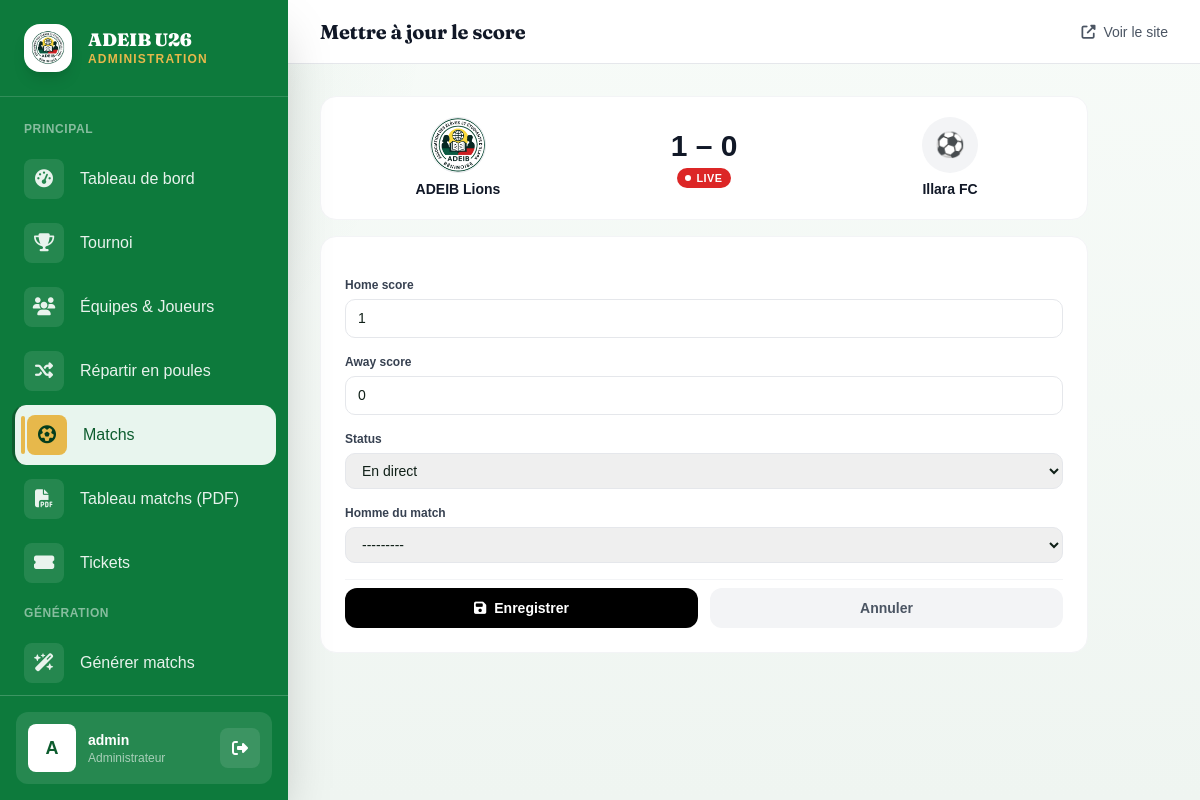
Screenshot of /admin-panel/matches/44/score/ (signed in) with the database file from the repository.
### tournament/models.py (models this page shows, shortened)
class Match(models.Model):
    PHASE_CHOICES = [
        ('GROUP', 'Phase de groupes'),
        ('QF', 'Quart de finale'),
        ('SF', 'Demi-finale'),
        ('3RD', 'Match 3e place'),
        ('FINAL', 'Finale'),
    ]
    STATUS_CHOICES = [
        ('SCHEDULED', 'Programmé'),
        ('LIVE', 'En direct'),
        ('FINISHED', 'Terminé'),
        ('CANCELLED', 'Annulé'),
    ]
    tournament = models.ForeignKey(Tournament, on_delete=models.CASCADE, related_name='matches')
    phase = models.CharField(max_length=10, choices=PHASE_CHOICES, default='GROUP')
    group = models.ForeignKey(Group, on_delete=models.SET_NULL, null=True, blank=True, related_name='matches')
    home_team = models.ForeignKey(Team, on_delete=models.CASCADE, related_name='home_matches')
    away_team = models.ForeignKey(Team, on_delete=models.CASCADE, related_name='away_matches')
    match_date = models.DateTimeField(null=True, blank=True)
    venue = models.CharField(max_length=200, blank=True, default='Stade Cup Legends')
    home_score = models.PositiveIntegerField(default=0)
    away_score = models.PositiveIntegerField(default=0)
    status = models.CharField(max_length=10, choices=STATUS_CHOICES, default='SCHEDULED')
    matchday = models.PositiveIntegerField(default=1)
    live_started_at = models.DateTimeField(null=True, blank=True)
    stream_url = models.URLField(blank=True, null=True, verbose_name='Lien de diffusion')
    stream_platform = models.CharField(
        max_length=10, choices=STREAM_PLATFORM_CHOICES, default='YOUTUBE',
        blank=True, verbose_name='Plateforme de diffusion',
    )
    man_of_the_match = models.ForeignKey(
        'Player', on_delete=models.SET_NULL, null=True, blank=True,
        related_name='motm_awards', verbose_name='Homme du match',
    )
    class Meta:
        verbose_name = 'Match'
        verbose_name_plural = 'Matchs'
        ordering = ['match_date']

class Team(models.Model):
    tournament = models.ForeignKey(Tournament, on_delete=models.CASCADE, related_name='teams')
    name = models.CharField(max_length=200)
    logo = models.ImageField(upload_to='teams/', blank=True, null=True)
    group = models.ForeignKey(Group, on_delete=models.SET_NULL, null=True, blank=True, related_name='teams')
    coach_name = models.CharField(max_length=200, blank=True, verbose_name='Entraîneur')
    president_name = models.CharField(max_length=200, blank=True, verbose_name='Président')
    qr_code = models.ImageField(upload_to='qrcodes/', blank=True, null=True)
    created_at = models.DateTimeField(auto_now_add=True)
    class Meta:
        verbose_name = 'Équipe'
        ordering = ['name']

### tournament/views.py (the view)
# urls.py: path('admin-panel/matches/<int:pk>/score/', views.admin_update_score, name='admin_update_score'),
@login_required
@user_passes_test(is_admin)
def admin_update_score(request, pk):
    match = get_object_or_404(Match, pk=pk)
    old_status = match.status
    if request.method == 'POST':
        form = ScoreUpdateForm(request.POST, instance=match)
        if form.is_valid():
            m = form.save(commit=False)
            if m.status == 'LIVE' and old_status != 'LIVE':
                m.live_started_at = timezone.now()
            m.save()
            if m.status == 'FINISHED':
                _update_standings(m)
                _check_predictions(m)
            messages.success(request, 'Score mis à jour.')
            return redirect('admin_matches')
    else:
        form = ScoreUpdateForm(instance=match)
    return render(request, 'admin_panel/score_form.html', {'form': form, 'match': match})

### tournament/forms.py
class ScoreUpdateForm(forms.ModelForm):
    class Meta:
        model = Match
        fields = ['home_score', 'away_score', 'status', 'man_of_the_match']
        widgets = {
            'home_score': forms.NumberInput(attrs={'min': 0}),
            'away_score': forms.NumberInput(attrs={'min': 0}),
        }
        labels = {
            'man_of_the_match': 'Homme du match',
        }
    def __init__(self, *args, **kwargs):
        super().__init__(*args, **kwargs)
        self.fields['man_of_the_match'].required = False
        if self.instance and self.instance.pk:
            self.fields['man_of_the_match'].queryset = Player.objects.filter(
                team__in=[self.instance.home_team, self.instance.away_team]
            )

### tournament/context_processors.py (called while the page is built)
def active_tournament(request):
    today = timezone.localdate()
    active = Tournament.objects.filter(is_active=True)
    tournament = active.filter(
        start_date__isnull=False,
        end_date__isnull=False,
        start_date__lte=today,
        end_date__gte=today,
    ).order_by('start_date').first()
    if tournament is None:
        tournament = active.filter(
            start_date__isnull=False,
            start_date__gte=today,
        ).order_by('start_date').first()
    if tournament is None:
        tournament = active.order_by('-start_date', '-id').first()
    return {'tournament': tournament}

### tournament/models.py (called while the page is built)
    def __str__(self):
        return f'{self.first_name} {self.last_name}'

### tournament/views.py (called while the page is built)
def is_admin(user):
    return user.is_staff or user.is_superuser

### templates/admin_panel/score_form.html (shortened to what this page needs)
{% extends 'admin_panel/base_admin.html' %}
{% block page_title %}Mettre à jour le score{% endblock %}
{% block content %}
<div class="w-full max-w-3xl">
  <div class="bg-white rounded-2xl border border-gray-100 p-5 mb-4">
    <div class="grid grid-cols-3 items-center gap-3 text-center">
      <div>
        {% if match.home_team.logo %}
        <img src="{{ match.home_team.logo.url }}" alt="{{ match.home_team.name }}" class="w-14 h-14 rounded-full object-cover border border-gray-200 mx-auto mb-2">
        {% else %}
        <div class="w-14 h-14 rounded-full bg-gray-100 flex items-center justify-center text-2xl mx-auto mb-2">⚽</div>
        {% endif %}
        <div class="font-black text-sm text-gray-900 leading-tight">{{ match.home_team.name }}</div>
      </div>
      <div>
        <div class="text-3xl font-black text-gray-900">{{ match.home_score }} – {{ match.away_score }}</div>
        <div class="text-xs text-gray-400 mt-1">
          {% if match.status == 'LIVE' %}<span class="live-pill"><span class="live-dot"></span>LIVE</span>
          {% elif match.status == 'FINISHED' %}<span class="text-black font-bold">Terminé</span>
          {% else %}<span>{{ match.get_status_display }}</span>{% endif %}
        </div>
      </div>
      <div>
        {% if match.away_team.logo %}
        <img src="{{ match.away_team.logo.url }}" alt="{{ match.away_team.name }}" class="w-14 h-14 rounded-full object-cover border border-gray-200 mx-auto mb-2">
        {% else %}
        <div class="w-14 h-14 rounded-full bg-gray-100 flex items-center justify-center text-2xl mx-auto mb-2">⚽</div>
        {% endif %}
        <div class="font-black text-sm text-gray-900 leading-tight">{{ match.away_team.name }}</div>
      </div>
    </div>
  </div>
  <div class="bg-white rounded-2xl border border-gray-100 p-6">
    <form method="post" class="space-y-4">
      {% for field in form %}
      <div>
        <label class="block text-xs font-bold text-gray-700 mb-1.5">{{ field.label }}</label>
        {{ field }}
      </div>
      {% endfor %}
      <div class="flex gap-3 pt-2 border-t border-gray-100">
        <button type="submit" class="flex-1 py-2.5 rounded-xl text-white text-sm font-bold bg-black">
          <i class="fas fa-save mr-2"></i>Enregistrer
        </button>
        <a href="{% url 'admin_matches' %}" class="flex-1 py-2.5 rounded-xl text-gray-600 text-sm font-bold text-center bg-gray-100 hover:bg-gray-200 transition-colors">
          Annuler
        </a>
      </div>
    </form>
  </div>
</div>
{% endblock %}

### templates/admin_panel/base_admin.html (shortened to what this page needs)
{% load static %}
<!DOCTYPE html>
<html lang="fr">
<head>
  <script src="https://cdn.tailwindcss.com"></script>
  <link rel="stylesheet" href="{% static 'css/style.css' %}">
  <link rel="stylesheet" href="https://cdnjs.cloudflare.com/ajax/libs/font-awesome/6.5.0/css/all.min.css">
</head>
<body class="bg-gray-50 min-h-screen">
<aside id="adminSidebar" class="sidebar fixed top-0 left-0 h-full w-72 z-40 -translate-x-full lg:translate-x-0 shadow-2xl flex flex-col">
  <div class="flex items-center gap-4 px-6 py-6 border-b border-white/15">
    <div class="w-12 h-12 bg-white rounded-2xl flex items-center justify-center overflow-hidden shadow-lg">
      <img src="{% static 'images/adeib_logo.png' %}" alt="ADEIB" class="w-full h-full object-contain p-1"
           onerror="this.outerHTML='<span class=\'text-[#0d7a3c] font-black text-2xl\'>A</span>'">
    </div>
    <div>
      <div class="text-white font-heading font-black text-lg leading-tight">ADEIB U26</div>
      <div class="text-[#e7b84b] text-xs tracking-widest uppercase font-semibold">Administration</div>
    </div>
  </div>
  <nav class="flex-1 overflow-y-auto py-4 px-3 space-y-1">
    <div class="px-3 py-2 text-white/50 text-xs font-bold uppercase tracking-wider">Principal</div>
    <a href="{% url 'admin_dashboard' %}" class="sidebar-link flex items-center gap-4 px-3 py-2.5 text-white/90 hover:text-white font-medium" data-sidebar>
      <div class="ic w-10 h-10 bg-white/10 rounded-lg flex items-center justify-center"><i class="fas fa-tachometer-alt text-lg"></i></div>
      <span>Tableau de bord</span>
    </a>
    <a href="{% url 'admin_tournament_setup' %}" class="sidebar-link flex items-center gap-4 px-3 py-2.5 text-white/90 hover:text-white font-medium" data-sidebar>
      <div class="ic w-10 h-10 bg-white/10 rounded-lg flex items-center justify-center"><i class="fas fa-trophy text-lg"></i></div>
      <span>Tournoi</span>
    </a>
    <a href="{% url 'admin_teams' %}" class="sidebar-link flex items-center gap-4 px-3 py-2.5 text-white/90 hover:text-white font-medium" data-sidebar>
      <div class="ic w-10 h-10 bg-white/10 rounded-lg flex items-center justify-center"><i class="fas fa-users text-lg"></i></div>
      <span>Équipes &amp; Joueurs</span>
    </a>
    <a href="{% url 'admin_distribute_groups' %}" class="sidebar-link flex items-center gap-4 px-3 py-2.5 text-white/90 hover:text-white font-medium"
       onclick="return confirm('Répartir automatiquement les équipes en poules de 4 ?');">
      <div class="ic w-10 h-10 bg-white/10 rounded-lg flex items-center justify-center"><i class="fas fa-shuffle text-lg"></i></div>
      <span>Répartir en poules</span>
    </a>
    <a href="{% url 'admin_matches' %}" class="sidebar-link flex items-center gap-4 px-3 py-2.5 text-white/90 hover:text-white font-medium" data-sidebar>
      <div class="ic w-10 h-10 bg-white/10 rounded-lg flex items-center justify-center"><i class="fas fa-futbol text-lg"></i></div>
      <span>Matchs</span>
    </a>
    <a href="{% url 'admin_matches_pdf' %}" class="sidebar-link flex items-center gap-4 px-3 py-2.5 text-white/90 hover:text-white font-medium" data-sidebar>
      <div class="ic w-10 h-10 bg-white/10 rounded-lg flex items-center justify-center"><i class="fas fa-file-pdf text-lg"></i></div>
      <span>Tableau matchs (PDF)</span>
    </a>
    <a href="{% url 'admin_tickets' %}" class="sidebar-link flex items-center gap-4 px-3 py-2.5 text-white/90 hover:text-white font-medium" data-sidebar>
      <div class="ic w-10 h-10 bg-white/10 rounded-lg flex items-center justify-center"><i class="fas fa-ticket-alt text-lg"></i></div>
      <span>Tickets</span>
    </a>
    <div class="px-3 py-2 text-white/50 text-xs font-bold uppercase tracking-wider mt-5">Génération</div>
    <a href="{% url 'admin_generate_matches' %}" class="sidebar-link flex items-center gap-4 px-3 py-2.5 text-white/90 hover:text-white font-medium">
      <div class="ic w-10 h-10 bg-white/10 rounded-lg flex items-center justify-center"><i class="fas fa-wand-magic-sparkles text-lg"></i></div>
      <span>Générer matchs</span>
    </a>
  </nav>
  <div class="px-4 py-4 border-t border-white/20">
    <div class="flex items-center gap-3 bg-white/10 rounded-xl p-3">
      <div class="w-12 h-12 bg-white rounded-lg flex items-center justify-center text-[#0d5c2e] font-black text-lg">
        {{ request.user.username|first|upper }}
      </div>
      <div class="flex-1 min-w-0">
        <div class="text-white font-bold text-sm truncate">{{ request.user.username }}</div>
        <div class="text-white/60 text-xs">Administrateur</div>
      </div>
      <a href="/admin/logout/" class="w-10 h-10 bg-white/10 rounded-lg flex items-center justify-center text-white hover:bg-white/20 transition-colors">
        <i class="fas fa-sign-out-alt"></i>
      </a>
    </div>
  </div>
</aside>
<div class="lg:ml-72 min-h-screen flex flex-col">
  <header class="glass sticky top-0 z-20 border-b border-gray-200 px-4 lg:px-8 h-16 flex items-center gap-4">
    <div class="flex-1">
      <h2 class="font-heading font-bold text-xl text-gray-900">{% block page_title %}Administration{% endblock %}</h2>
    </div>
    <a href="{% url 'home' %}" target="_blank" class="hidden sm:flex items-center gap-2 text-gray-600 hover:text-gray-900 font-medium text-sm">
      <i class="fas fa-external-link-alt"></i>
      <span class="hidden md:inline">Voir le site</span>
    </a>
  </header>
  <main class="flex-1 p-4 lg:p-8">
    {% block content %}{% endblock %}
  </main>
</div>
</body>
</html>

### static/css/style.css (style rules this page uses)
:root { --green: #0d5c2e; --green-dark: #07361a; --green-soft: #f0f7f3; --green-light: #e8f5ee; --ink: #102018; --muted: #64748b; --line: #dbe6dd; --surface: rgba(255, 255, 255, 0.82); --red: #dc2626; --yellow: #ca8a04; }
* { font-family: Arial, Helvetica, sans-serif; }
body { color: var(--ink); background: radial-gradient(circle at top left, rgba(13, 92, 46, 0.08), transparent 30%), linear-gradient(180deg, #f7fbf8 0%, #eff5f1 100%); }
.sidebar-active { background: var(--green-light) !important; border-left: 3px solid var(--green) !important; color: var(--green) !important; }
.live-pill { display: inline-flex; align-items: center; gap: 5px; background: var(--red); color: #fff; font-size: .68rem; font-weight: 700; padding: 2px 8px; border-radius: 20px; letter-spacing: .5px; }
.live-dot { width: 6px; height: 6px; background: #fff; border-radius: 50%; animation: blink 1s infinite; }
input, select, textarea { font-family: Arial, Helvetica, sans-serif !important; }

### templates/admin_panel/base_admin.html (style rules this page uses)
body { font-family: 'Plus Jakarta Sans', system-ui, sans-serif; }
h1, h2, h3, h4, h5, h6, .font-heading { font-family: 'Fraunces', Georgia, serif; letter-spacing: -0.01em; }
.sidebar { background: #0d7a3c; }
.sidebar-link { position: relative; border-radius: 14px; }
.sidebar-link::before { content: ''; position: absolute; left: 6px; top: 18%; bottom: 18%; width: 4px; border-radius: 4px; background: #e7b84b; display: none; }
.sidebar-link:hover::before, .sidebar-link.active::before { display: block; }
.sidebar-link.active { background: rgba(255,255,255,0.14); }
.sidebar-link.active .ic, .sidebar-link:hover .ic { background: #e7b84b !important; color: #053d1d !important; }
.glass { background: #ffffff; }

### templates/admin_panel/score_form.html (style rules this page uses)
input[type=number], select { display:block; width:100%; border:1px solid #e5e7eb; border-radius:10px; padding:8px 12px; font-size:.875rem; outline:none; transition:border-color .15s; }
select { appearance:auto; }

### rows the page displays
Match: home_team.logo (picture), home_team.name "ADEIB Lions", home_score "1", away_score "0", away_team.name "Illara FC", form "1" "0" "En direct" "---------"

### other values shown
{{ request.user.username|first|upper }} "A"
{{ request.user.username }} "admin"
{{ field.label }} "Home score" "Away score" "Status" "Homme du match"
